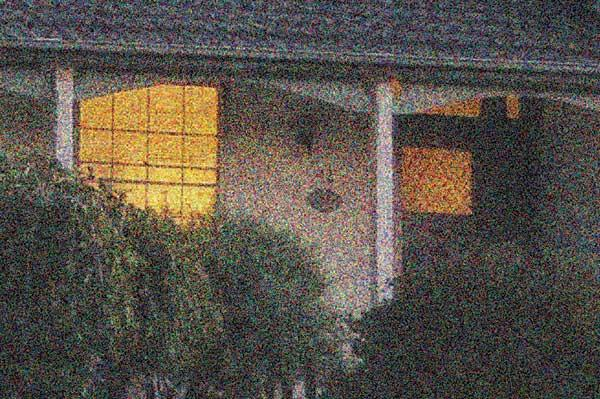
#> input picture 407-img-1.jpg, 600 x 399 px
$ python main.py
#> lines starting #> are read from the running program, lines starting #| are printed output that depends on the picture
### filters.py
import cv2

def mean_filter(img, ksize=5):
    return cv2.blur(img, (ksize, ksize))

def gaussian_filter(img, ksize=5, sigma=0):
    return cv2.GaussianBlur(img, (ksize, ksize), sigma)

### main.py
import cv2
import matplotlib.pyplot as plt
from filters import mean_filter, gaussian_filter

# load image
img = cv2.imread("407-img-1.jpg", cv2.IMREAD_GRAYSCALE)
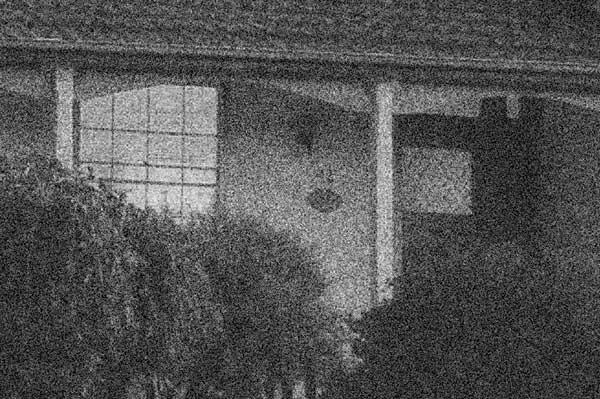
#> img: shape (399, 600); min 0, max 251, mean 83.1

# apply filters
mean_img = mean_filter(img)
#> in mean_filter, `return cv2.blur(img, (ksize, ksize))`:
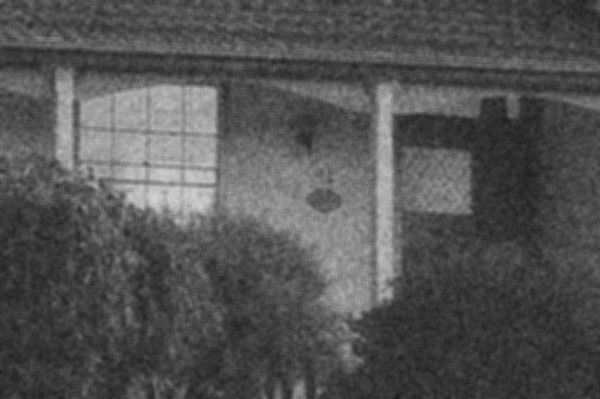
#> returned value: shape (399, 600); min 28, max 214, mean 83.1
gauss_img = gaussian_filter(img)

# display
plt.figure(figsize=(10,4))

plt.subplot(1,3,1)
plt.title("Original")
plt.imshow(img, cmap='gray')

plt.subplot(1,3,2)
plt.title("Mean")
plt.imshow(mean_img, cmap='gray')

plt.subplot(1,3,3)
plt.title("Gaussian")
plt.imshow(gauss_img, cmap='gray')

plt.show()
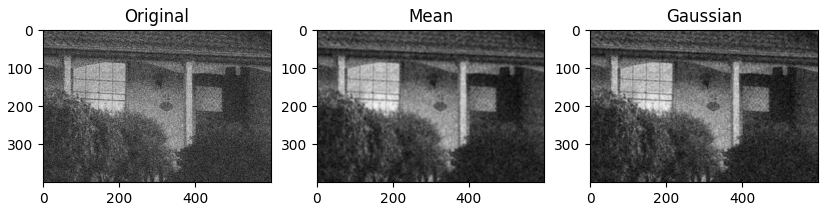
#> figure drawn by matplotlib, 3 panels
